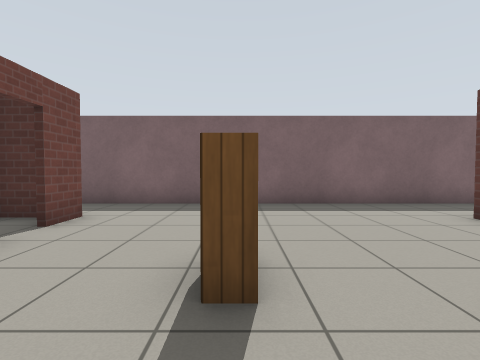
[1] (above)

18 first-person views from a walk through a world built for the Gazebo simulator. The camera is 0.94 m above the floor, tilts 2° down and sees 85° across. Floor lines are 1 m apart. The floor is counted in squares, 1 m on a side. Each view is taken from the middle of a square. On the plan, view 1 faces up. The plan holds only what a view shows up to about 11 squares ahead; the rest is blank. Gazebo's built-in surfaces are drawn with simple patterns. Some surface patterns are stand-ins.

[2]
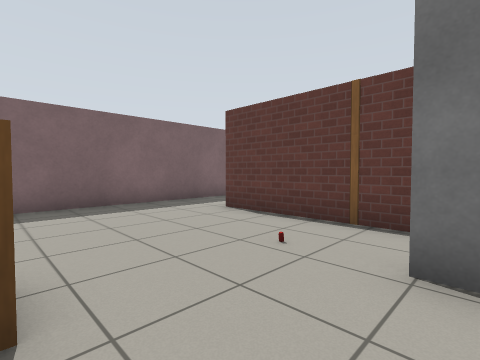

[3]
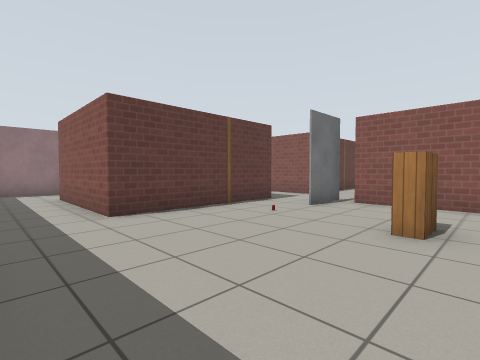

[4]
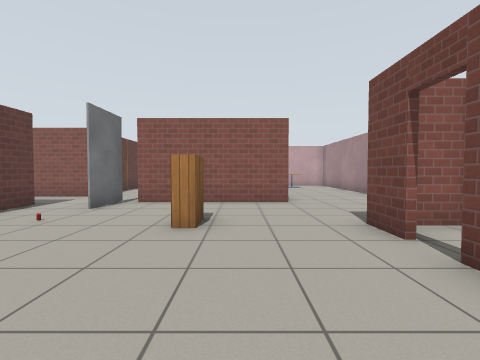

[5]
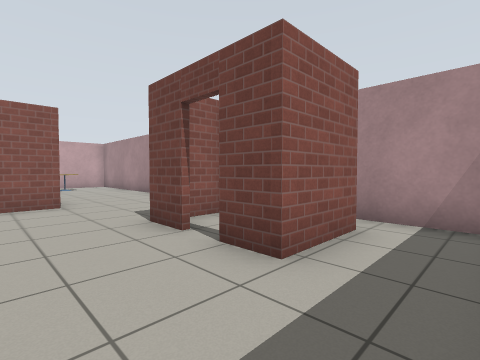

[6]
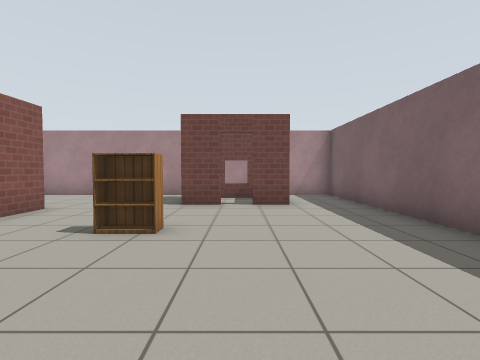

[7]
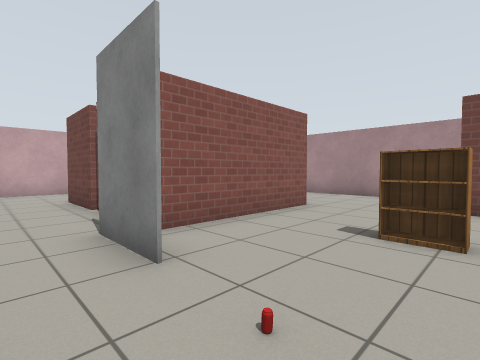

[8]
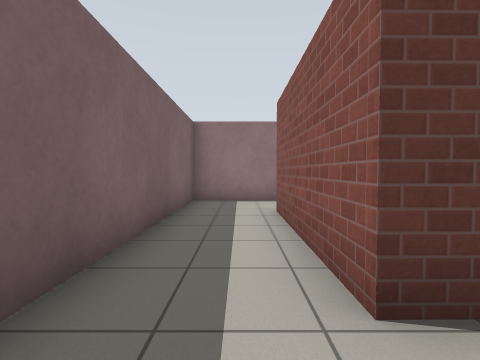

[9]
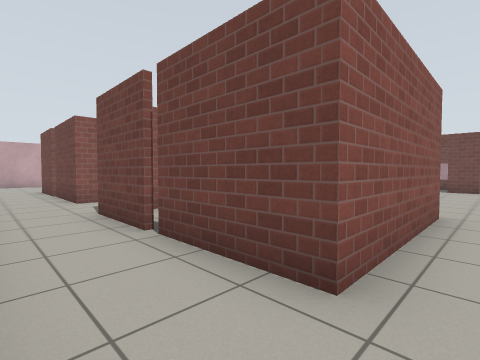

[10]
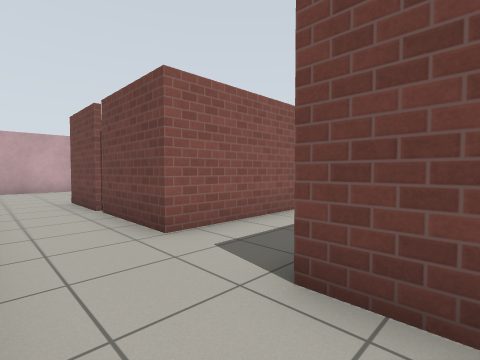

[11]
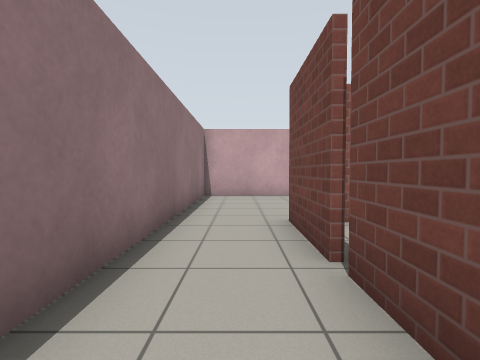

[12]
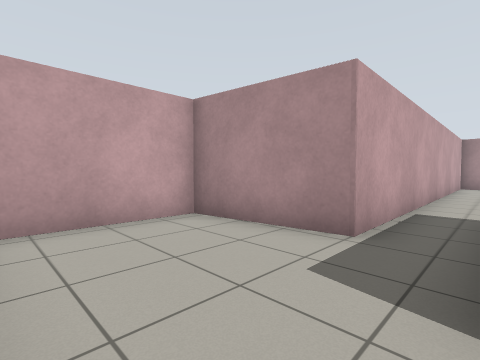

[13]
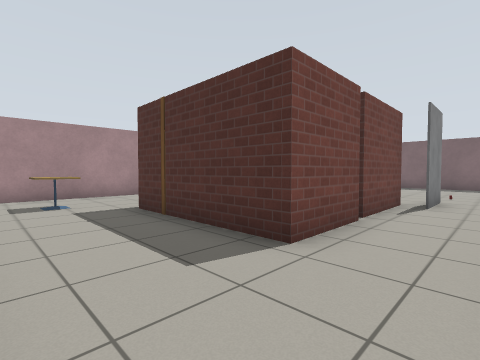

[14]
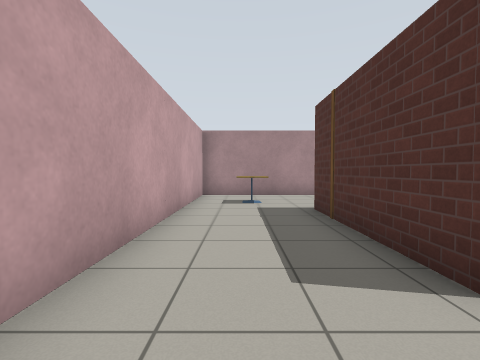

[15]
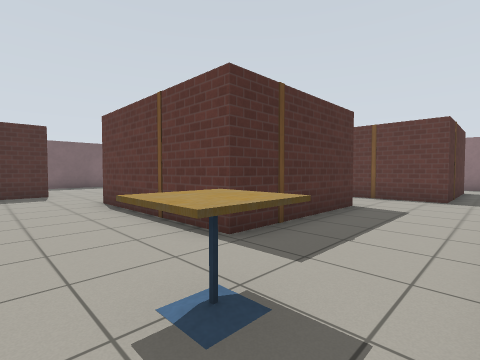

[16]
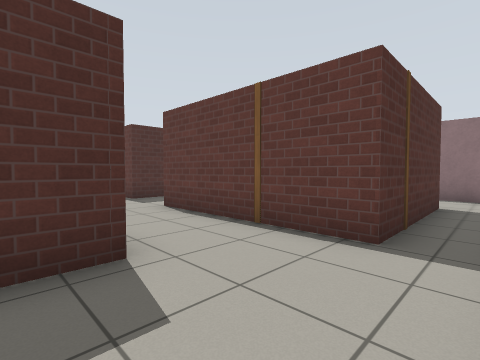

[17]
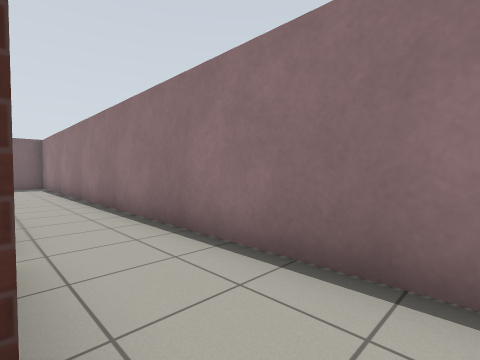

[18]
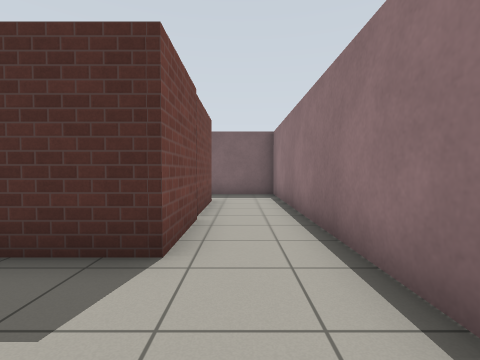

### Floor plan
Points are (right, up) in squares from view 1. A wall is a line through its corners. A room is listed if a view was taken in it or the views show most of it. See-through windows are left out.
Room 1 (views 1, 2, 3, 4, 5, 6, 7, 8, 9)
walls: (4.7, -0.2) (4.6, 5.1) (9.2, 5.1); (-3.3, 3.5) (-3.3, 2.4); (-1.4, -0.8) (2.1, -0.8); (-5.4, 5.4) (-3.3, 5.4) (-3.3, 4.2); (11.3, 5.5) (11.3, 7.5) (-6.2, 7.5) (-6.2, 3.5)
ways out: opening at (-3, 0.3) to room 2; opening at (3.5, -1) to room 2; opening at (10.5, 5) to room 2; open door at (-3, 4) to room 4; gap at (-5, 5)
objects: bookshelf (0, 2); grey box (3, -1) to (3, 0); drink can (3, 2)
Room 2 (views 10, 13, 14, 15, 16)
walls: (2.1, -3.9) (2.1, -6.2) (-2.4, -6.2) (-2.4, -0.8) (-1.4, -0.8); (2.1, -0.8) (2.1, -3.6); (5.9, -0.2) (4.7, -0.2); (7.4, -7.9) (4.7, -7.9) (4.7, -2.6) (9.2, -2.6); (11.3, -2.4) (11.3, 5.5); (9.2, 2.1) (9.2, -0.2) (7.4, -0.2); (-3.3, 2.4) (-4.6, 2.4); (9.2, 5.1) (9.2, 2.4); (-6.2, 3.5) (-6.2, -9.5) (7.2, -9.5)
ways out: opening at (-3, 0.3) to room 1; opening at (3.5, -1) to room 1; opening at (10.5, 5) to room 1; opening at (7, -9) to room 3; opening at (10.5, -2) to room 3
objects: cafe table (-4, -8) to (-4, -7)
Room 3 (views 11, 12, 17, 18)
walls: (9.2, -5.6) (9.2, -7.9) (7.4, -7.9); (7.2, -9.5) (7.6, -12.8) (11.3, -12.8) (11.3, -2.4); (9.2, -2.6) (9.2, -5.4)
ways out: opening at (7, -9) to room 2; opening at (10.5, -2) to room 2
Room 4 (no view inside)
walls: (-4, 5.2) (-4.9, 5.2); (-5.1, 4.5) (-5.1, 3.2); (-4.9, 2.5) (-4, 2.5)
ways out: open door at (-3, 4) to room 1

Positions as (right, up) in squares from view 1, and headings:
1: (0, 0), facing up
2: (0, 0), facing up-right
3: (-1, 7), facing down-right
4: (-1, 7), facing down
5: (-1, 7), facing down-left
6: (4, 4), facing left
7: (4, 3), facing down-left
8: (3, 6), facing right
9: (11, 6), facing down-left
10: (11, 1), facing down-left
11: (10, -3), facing down
12: (11, -8), facing down-left
13: (4, -9), facing up-left
14: (4, -8), facing left
15: (-5, -9), facing up-right
16: (1, -9), facing up-right
17: (9, -9), facing up-right
18: (10, -3), facing up
